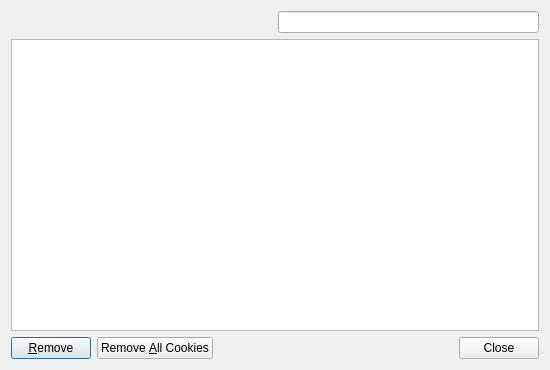
<?xml version="1.0" encoding="UTF-8"?>
<ui version="4.0">
 <class>CookieDialog</class>
 <widget class="QDialog" name="CookieDialog">
  <property name="geometry">
   <rect>
    <x>0</x>
    <y>0</y>
    <width>550</width>
    <height>370</height>
   </rect>
  </property>
  <property name="windowTitle">
   <string>Cookies</string>
  </property>
  <layout class="QGridLayout">
   <item row="0" column="0">
    <spacer>
     <property name="orientation">
      <enum>Qt::Horizontal</enum>
     </property>
     <property name="sizeHint" stdset="0">
      <size>
       <width>252</width>
       <height>20</height>
      </size>
     </property>
    </spacer>
   </item>
   <item row="0" column="1">
    <widget class="FilterLineEdit" name="search"/>
   </item>
   <item row="1" column="0" colspan="2">
    <widget class="QTableView" name="cookiesTable">
     <property name="alternatingRowColors">
      <bool>true</bool>
     </property>
     <property name="selectionBehavior">
      <enum>QAbstractItemView::SelectRows</enum>
     </property>
     <property name="textElideMode">
      <enum>Qt::ElideMiddle</enum>
     </property>
     <property name="showGrid">
      <bool>false</bool>
     </property>
     <property name="sortingEnabled">
      <bool>true</bool>
     </property>
     <attribute name="horizontalHeaderStretchLastSection">
      <bool>true</bool>
     </attribute>
     <attribute name="verticalHeaderVisible">
      <bool>false</bool>
     </attribute>
    </widget>
   </item>
   <item row="2" column="0" colspan="2">
    <layout class="QHBoxLayout">
     <item>
      <widget class="QPushButton" name="removeButton">
       <property name="text">
        <string>&amp;Remove</string>
       </property>
      </widget>
     </item>
     <item>
      <widget class="QPushButton" name="removeAllButton">
       <property name="text">
        <string>Remove &amp;All Cookies</string>
       </property>
      </widget>
     </item>
     <item>
      <spacer>
       <property name="orientation">
        <enum>Qt::Horizontal</enum>
       </property>
       <property name="sizeHint" stdset="0">
        <size>
         <width>40</width>
         <height>20</height>
        </size>
       </property>
      </spacer>
     </item>
     <item>
      <widget class="QDialogButtonBox" name="buttonBox">
       <property name="standardButtons">
        <set>QDialogButtonBox::Close</set>
       </property>
      </widget>
     </item>
    </layout>
   </item>
  </layout>
 </widget>
 <customwidgets>
  <customwidget>
   <class>FilterLineEdit</class>
   <extends>QLineEdit</extends>
   <header location="global">widgets/filterlineedit.h</header>
  </customwidget>
 </customwidgets>
 <resources/>
 <connections>
  <connection>
   <sender>buttonBox</sender>
   <signal>rejected()</signal>
   <receiver>CookieDialog</receiver>
   <slot>close()</slot>
   <hints>
    <hint type="sourcelabel">
     <x>472</x>
     <y>329</y>
    </hint>
    <hint type="destinationlabel">
     <x>461</x>
     <y>356</y>
    </hint>
   </hints>
  </connection>
 </connections>
</ui>
